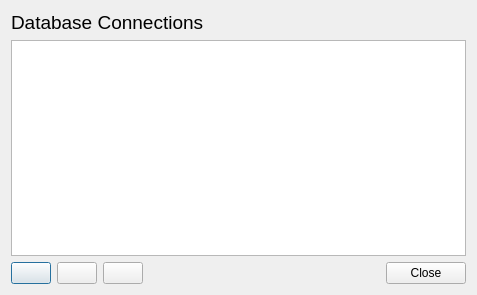
<ui version="4.0" >
 <class>QmvDBConnectListUI</class>
 <widget class="QDialog" name="QmvDBConnectListUI" >
  <property name="geometry" >
   <rect>
    <x>0</x>
    <y>0</y>
    <width>477</width>
    <height>295</height>
   </rect>
  </property>
  <property name="windowTitle" >
   <string>Database Connections</string>
  </property>
  <layout class="QGridLayout" >
   <item row="0" column="0" colspan="5" >
    <widget class="QLabel" name="headingLabel" >
     <property name="font" >
      <font>
       <pointsize>14</pointsize>
      </font>
     </property>
     <property name="text" >
      <string>Database Connections</string>
     </property>
    </widget>
   </item>
   <item row="1" column="0" colspan="5" >
    <widget class="QTreeView" name="treeView" />
   </item>
   <item row="2" column="0" >
    <widget class="QPushButton" name="pbAdd" >
     <property name="sizePolicy" >
      <sizepolicy vsizetype="Fixed" hsizetype="Fixed" >
       <horstretch>0</horstretch>
       <verstretch>0</verstretch>
      </sizepolicy>
     </property>
     <property name="toolTip" >
      <string>Add a new Database Connection</string>
     </property>
     <property name="statusTip" >
      <string>Add a new Database Connection</string>
     </property>
     <property name="whatsThis" >
      <string>Add a new Database Connection</string>
     </property>
     <property name="text" >
      <string/>
     </property>
     <property name="icon" >
      <iconset resource="../qdocman.qrc" >:/icons/tango-icon-theme/32x32/actions/list-add.png</iconset>
     </property>
     <property name="shortcut" >
      <string>Alt+A</string>
     </property>
    </widget>
   </item>
   <item row="2" column="1" >
    <widget class="QPushButton" name="pbDelete" >
     <property name="sizePolicy" >
      <sizepolicy vsizetype="Fixed" hsizetype="Fixed" >
       <horstretch>0</horstretch>
       <verstretch>0</verstretch>
      </sizepolicy>
     </property>
     <property name="toolTip" >
      <string>Remove the selected Database Connection</string>
     </property>
     <property name="statusTip" >
      <string>Remove the selected Database Connection</string>
     </property>
     <property name="whatsThis" >
      <string>Remove the selected Database Connection</string>
     </property>
     <property name="text" >
      <string/>
     </property>
     <property name="icon" >
      <iconset resource="../qdocman.qrc" >:/icons/tango-icon-theme/32x32/actions/list-remove.png</iconset>
     </property>
     <property name="shortcut" >
      <string>Alt+D</string>
     </property>
    </widget>
   </item>
   <item row="2" column="2" >
    <widget class="QPushButton" name="pbEdit" >
     <property name="sizePolicy" >
      <sizepolicy vsizetype="Fixed" hsizetype="Fixed" >
       <horstretch>0</horstretch>
       <verstretch>0</verstretch>
      </sizepolicy>
     </property>
     <property name="toolTip" >
      <string>Edit the selected Database Connection</string>
     </property>
     <property name="statusTip" >
      <string>Edit the selected Database Connection</string>
     </property>
     <property name="whatsThis" >
      <string>Edit the selected Database Connection</string>
     </property>
     <property name="text" >
      <string/>
     </property>
     <property name="icon" >
      <iconset resource="../qdocman.qrc" >:/icons/tango-icon-theme/32x32/actions/document-open.png</iconset>
     </property>
     <property name="shortcut" >
      <string>Alt+E</string>
     </property>
    </widget>
   </item>
   <item row="2" column="3" >
    <spacer>
     <property name="orientation" >
      <enum>Qt::Horizontal</enum>
     </property>
     <property name="sizeHint" >
      <size>
       <width>161</width>
       <height>20</height>
      </size>
     </property>
    </spacer>
   </item>
   <item row="2" column="4" >
    <widget class="QDialogButtonBox" name="buttonBox" >
     <property name="orientation" >
      <enum>Qt::Horizontal</enum>
     </property>
     <property name="standardButtons" >
      <set>QDialogButtonBox::Close</set>
     </property>
    </widget>
   </item>
  </layout>
 </widget>
 <resources>
  <include location="../qdocman.qrc" />
 </resources>
 <connections>
  <connection>
   <sender>buttonBox</sender>
   <signal>accepted()</signal>
   <receiver>QmvDBConnectListUI</receiver>
   <slot>accept()</slot>
   <hints>
    <hint type="sourcelabel" >
     <x>248</x>
     <y>254</y>
    </hint>
    <hint type="destinationlabel" >
     <x>157</x>
     <y>274</y>
    </hint>
   </hints>
  </connection>
  <connection>
   <sender>buttonBox</sender>
   <signal>rejected()</signal>
   <receiver>QmvDBConnectListUI</receiver>
   <slot>reject()</slot>
   <hints>
    <hint type="sourcelabel" >
     <x>316</x>
     <y>260</y>
    </hint>
    <hint type="destinationlabel" >
     <x>286</x>
     <y>274</y>
    </hint>
   </hints>
  </connection>
 </connections>
</ui>
